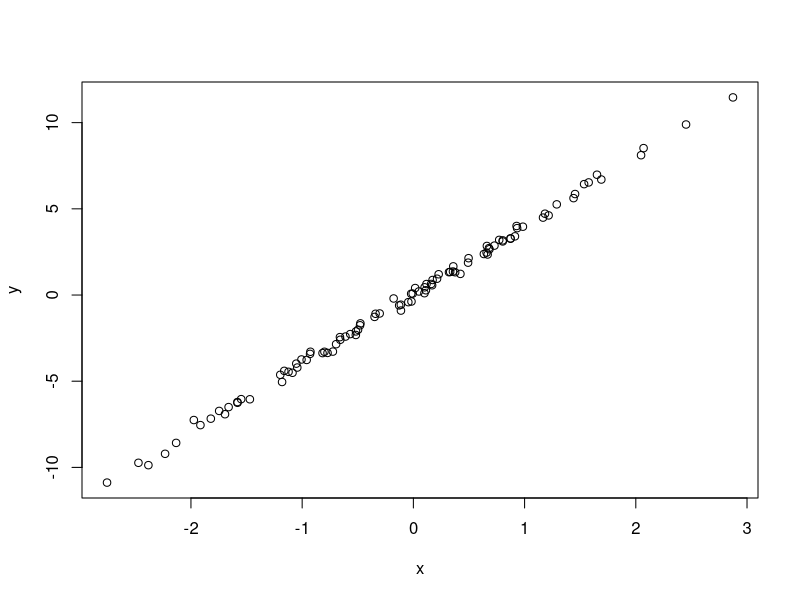

This figure's R source:
# Simulate and plot data
# Seafha Ramos
# seafha@gmail.com
# 2022-03-15

# Simulate predictor variable 
x <- rnorm(n=100)

# Calculate response variable and add noise
y <- 4 * x + rnorm(n=100, sd = 0.2)

# Plot the data
plot(x = x, y = y)
